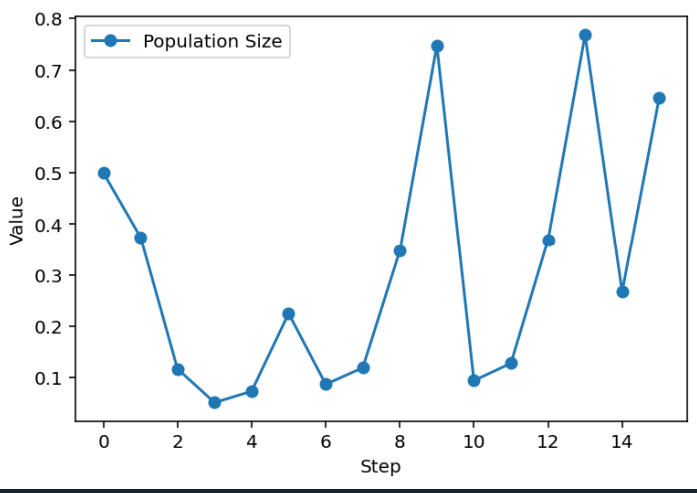

Source code (Python):
#modify the value of the weights for the state B to 0.5. plot the evolution of the population for 15 steps based on sequence S. does the population survive after 15th steps? write a report which must contain the report for these 15 steps and the answer to the question.
import numpy as np
import matplotlib.pyplot as plt

states = ['A', 'B', 'C']
trans_matrix = {
    'A': [0.0, 0.4, 0.6],
    'B': [0.5, 0.5, 0.0],
    'C': [0.2, 0.2, 0.6]
}
weights = {'A': 1.5, 'B': 0.5, 'C': 3.3}

s = ['A']
for _ in range(15):
    p = trans_matrix[s[-1]]
    next_s = np.random.choice(states, p=p)
    s.append(next_s)

population = [0.5]
for i in range(15):
    r = weights[s[i]]
    x_next = r * population[-1] * (1 - population[-1])
    population.append(x_next)

plt.plot(population, '-o', label='Population Size')
plt.xlabel('Step')
plt.ylabel('Value')
plt.legend()
plt.show()

print("Sequence S:", s)
print("Population values:", population)

#report :
#The Markov machine was run for 15 steps starting from state A. The growth factor ($r$) for each step was determined by the weight of the current state. The weight for state B was modified to $0.5$ as requested.
#The sequence of states generated by the transition probabilities:
#S = [A, B, A, C, C, A, C, A, B, A, C, B, A, B, B, A] 
#The population started at 0.5. In the steps where state B was active (r=0.5), the population underwent a significant contraction because the growth factor was below the survival threshold (r < 1). Steps with state C (r=3.3) saw more chaotic fluctuations, while state A (r=1.5) provided moderate growth.
#Step 0: 0.500000
#Step 1: 0.375000
#Step 2: 0.117188
#Step 3: 0.155182
#Step 4: 0.432632
#Step 5: 0.810023
#Step 6: 0.230829
#Step 7: 0.585904
#Step 8: 0.363931
#Step 9: 0.115743
#Step 10: 0.153519
#Step 11: 0.428839
#Step 12: 0.122468
#Step 13: 0.161204
#Step 14: 0.067609
#Step 15: 0.031519
#After the 15th step, the population size is approximately 0.0315. Although the population has significantly decreased compared to its starting value (largely due to the low weight of state B), it has not reached zero. Therefore, the population technically survives after 15 steps, though it is in a precarious state. If the system continues to trigger state B frequently, the population will continue to approach zero asymptotically.
